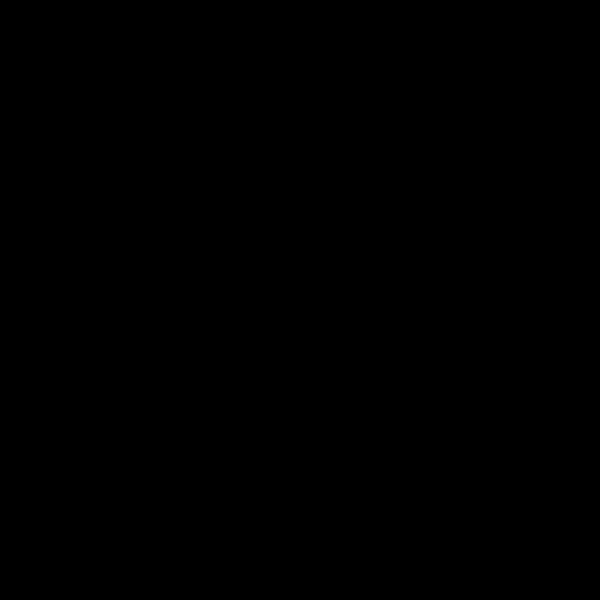
Frame 1 (no input)
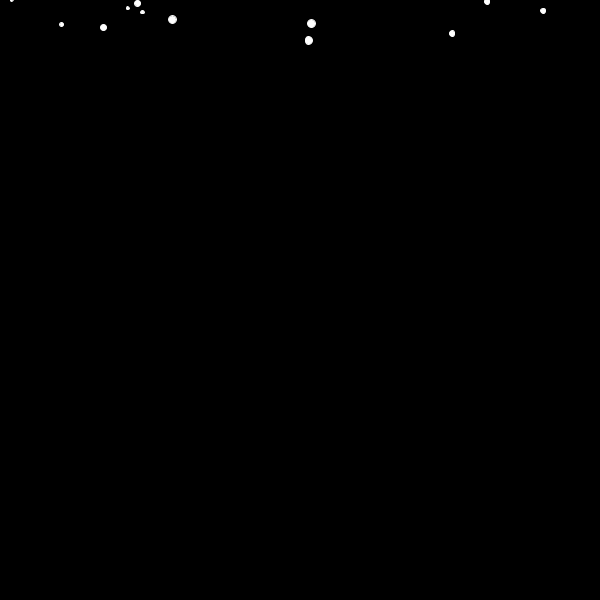
Frame 60 (the mouse pressed at the canvas centre just before this capture)
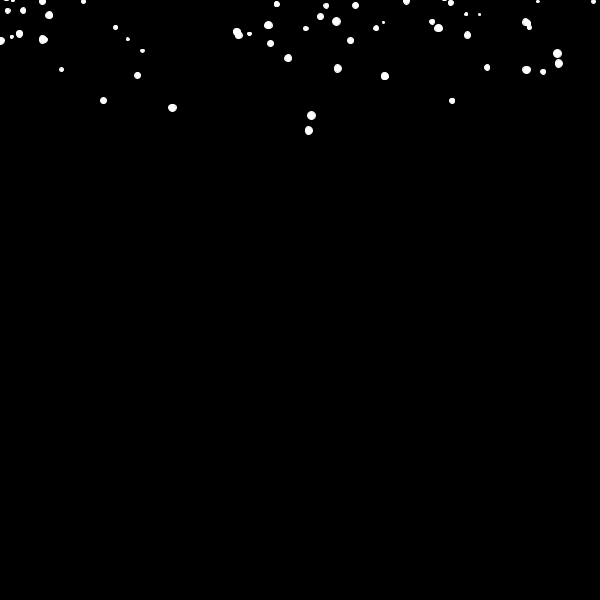
Frame 120 (the mouse held since frame 60 and released just before this capture)

The Processing sketch that drew these frames (run headless with seeded random() and noise(); from frame 60 on, the mouse is pressed at the canvas centre):

// Processing sketch: SnowFall
// ── SnowFall.pde
Snowflake[] snow = new Snowflake[0];

void setup() {
  size(600, 600);
}
void draw() {
  background(0);
  PVector gravity = new PVector(0, 0.03);

  int index = snow.length;
  for (int i=0; i<snow.length; i++) {
    snow[i].render();
    snow[i].update();
    snow[i].applyForce(gravity);
    if(snow[i].offScreen()){
      Snowflake_Slice(i); 
    }
  }
  
  Snowflake_Push(new Snowflake());
  
}

// ── snowflake.pde
class Snowflake {
  PVector pos = new PVector(random(width), random(-100, -10));
  PVector vel = new PVector(0, 0);
  PVector acc = new PVector(0, 0);
  float r= random(1,8);
  


  void update() {
    vel.add(acc);
    vel.limit(r*.2);
    pos.add(vel);
    acc.set(0,0);
  }
  
  void applyForce(PVector force){
    //Parallax effect
    PVector f = force.copy();
    f.mult(r);
    
    
    //force.copy().div(mass);
    acc.add(f); 
  }
  
  void render() {
    stroke(255);
    ellipse(pos.x, pos.y, r, r);
  }
  
  Boolean offScreen(){
      return (pos.y > height+r);
  }
  
  
}

int snowLength =0;
void Snowflake_Push(Snowflake flake) {
  Snowflake[] temp = snow;
  snow = new Snowflake[snow.length+1];

  for (int i=0; i<temp.length; i++) {
    snow[i] = temp[i];
  }
  snow[snow.length-1] = new Snowflake();
}

void Snowflake_Slice(int index) {
  Snowflake[] temp = snow;
  snow = new Snowflake[snow.length-1];

  int v=0;
  for (int i=0; i<temp.length; i++) {
    if(i==index)
      i++;
    snow[v] = temp[i];
    v++;
  }
}
